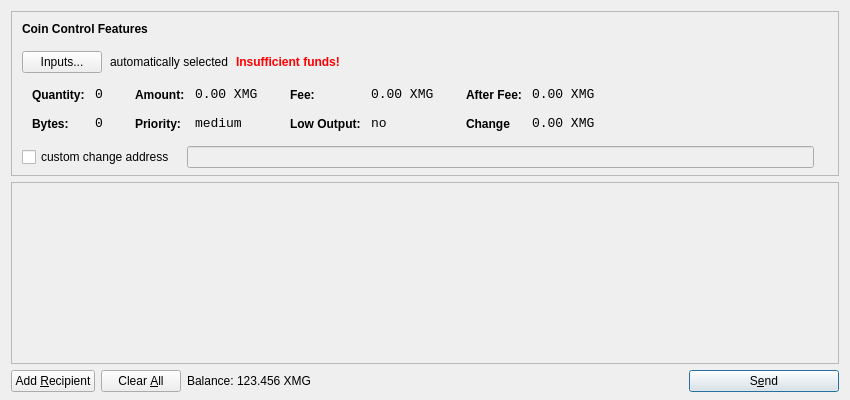
<?xml version="1.0" encoding="UTF-8"?>
<ui version="4.0">
 <class>SendCoinsDialog</class>
 <widget class="QDialog" name="SendCoinsDialog">
  <property name="geometry">
   <rect>
    <x>0</x>
    <y>0</y>
    <width>850</width>
    <height>400</height>
   </rect>
  </property>
  <property name="windowTitle">
   <string>Send Coins</string>
  </property>
  <layout class="QVBoxLayout" name="verticalLayout" stretch="0,1,0">
   <property name="bottomMargin">
    <number>8</number>
   </property>
   <item>
    <widget class="QFrame" name="frameCoinControl">
     <property name="sizePolicy">
      <sizepolicy hsizetype="Expanding" vsizetype="Expanding">
       <horstretch>0</horstretch>
       <verstretch>0</verstretch>
      </sizepolicy>
     </property>
     <property name="maximumSize">
      <size>
       <width>16777215</width>
       <height>16777215</height>
      </size>
     </property>
     <property name="frameShape">
      <enum>QFrame::StyledPanel</enum>
     </property>
     <property name="frameShadow">
      <enum>QFrame::Sunken</enum>
     </property>
     <layout class="QVBoxLayout" name="verticalLayoutCoinControl2">
      <property name="spacing">
       <number>6</number>
      </property>
      <property name="leftMargin">
       <number>0</number>
      </property>
      <property name="topMargin">
       <number>0</number>
      </property>
      <property name="rightMargin">
       <number>0</number>
      </property>
      <property name="bottomMargin">
       <number>6</number>
      </property>
      <item>
       <layout class="QVBoxLayout" name="verticalLayoutCoinControl" stretch="0,0,0,0,1">
        <property name="spacing">
         <number>0</number>
        </property>
        <property name="leftMargin">
         <number>10</number>
        </property>
        <property name="topMargin">
         <number>10</number>
        </property>
        <item>
         <layout class="QHBoxLayout" name="horizontalLayoutCoinControl1">
          <property name="bottomMargin">
           <number>15</number>
          </property>
          <item>
           <widget class="QLabel" name="labelCoinControlFeatures">
            <property name="sizePolicy">
             <sizepolicy hsizetype="Preferred" vsizetype="Maximum">
              <horstretch>0</horstretch>
              <verstretch>0</verstretch>
             </sizepolicy>
            </property>
            <property name="font">
             <font>
              <weight>75</weight>
              <bold>true</bold>
             </font>
            </property>
            <property name="styleSheet">
             <string notr="true">font-weight:bold;</string>
            </property>
            <property name="text">
             <string>Coin Control Features</string>
            </property>
           </widget>
          </item>
         </layout>
        </item>
        <item>
         <layout class="QHBoxLayout" name="horizontalLayoutCoinControl2" stretch="0,0,0,0">
          <property name="spacing">
           <number>8</number>
          </property>
          <property name="bottomMargin">
           <number>10</number>
          </property>
          <item>
           <widget class="QPushButton" name="pushButtonCoinControl">
            <property name="styleSheet">
             <string notr="true"/>
            </property>
            <property name="text">
             <string>Inputs...</string>
            </property>
           </widget>
          </item>
          <item>
           <widget class="QLabel" name="labelCoinControlAutomaticallySelected">
            <property name="text">
             <string>automatically selected</string>
            </property>
            <property name="margin">
             <number>5</number>
            </property>
           </widget>
          </item>
          <item>
           <widget class="QLabel" name="labelCoinControlInsuffFunds">
            <property name="font">
             <font>
              <weight>75</weight>
              <bold>true</bold>
             </font>
            </property>
            <property name="styleSheet">
             <string notr="true">color:red;font-weight:bold;</string>
            </property>
            <property name="text">
             <string>Insufficient funds!</string>
            </property>
            <property name="margin">
             <number>5</number>
            </property>
           </widget>
          </item>
          <item>
           <spacer name="horizontalSpacerCoinControl">
            <property name="orientation">
             <enum>Qt::Horizontal</enum>
            </property>
            <property name="sizeHint" stdset="0">
             <size>
              <width>40</width>
              <height>1</height>
             </size>
            </property>
           </spacer>
          </item>
         </layout>
        </item>
        <item>
         <widget class="QWidget" name="widgetCoinControl" native="true">
          <property name="sizePolicy">
           <sizepolicy hsizetype="Preferred" vsizetype="Preferred">
            <horstretch>0</horstretch>
            <verstretch>0</verstretch>
           </sizepolicy>
          </property>
          <property name="minimumSize">
           <size>
            <width>0</width>
            <height>0</height>
           </size>
          </property>
          <property name="styleSheet">
           <string notr="true"/>
          </property>
          <layout class="QHBoxLayout" name="horizontalLayoutCoinControl5">
           <property name="leftMargin">
            <number>0</number>
           </property>
           <property name="topMargin">
            <number>0</number>
           </property>
           <property name="rightMargin">
            <number>0</number>
           </property>
           <property name="bottomMargin">
            <number>0</number>
           </property>
           <item>
            <layout class="QHBoxLayout" name="horizontalLayoutCoinControl3" stretch="0,0,0,1">
             <property name="spacing">
              <number>20</number>
             </property>
             <property name="topMargin">
              <number>0</number>
             </property>
             <property name="bottomMargin">
              <number>10</number>
             </property>
             <item>
              <layout class="QFormLayout" name="formLayoutCoinControl1">
               <property name="horizontalSpacing">
                <number>10</number>
               </property>
               <property name="verticalSpacing">
                <number>14</number>
               </property>
               <property name="leftMargin">
                <number>10</number>
               </property>
               <property name="topMargin">
                <number>4</number>
               </property>
               <property name="rightMargin">
                <number>6</number>
               </property>
               <item row="0" column="0">
                <widget class="QLabel" name="labelCoinControlQuantityText">
                 <property name="styleSheet">
                  <string notr="true">font-weight:bold;</string>
                 </property>
                 <property name="text">
                  <string>Quantity:</string>
                 </property>
                 <property name="margin">
                  <number>0</number>
                 </property>
                </widget>
               </item>
               <item row="0" column="1">
                <widget class="QLabel" name="labelCoinControlQuantity">
                 <property name="font">
                  <font>
                   <family>Monospace</family>
                   <pointsize>10</pointsize>
                  </font>
                 </property>
                 <property name="cursor">
                  <cursorShape>IBeamCursor</cursorShape>
                 </property>
                 <property name="contextMenuPolicy">
                  <enum>Qt::ActionsContextMenu</enum>
                 </property>
                 <property name="text">
                  <string>0</string>
                 </property>
                 <property name="margin">
                  <number>0</number>
                 </property>
                 <property name="textInteractionFlags">
                  <set>Qt::LinksAccessibleByMouse|Qt::TextSelectableByKeyboard|Qt::TextSelectableByMouse</set>
                 </property>
                </widget>
               </item>
               <item row="1" column="0">
                <widget class="QLabel" name="labelCoinControlBytesText">
                 <property name="styleSheet">
                  <string notr="true">font-weight:bold;</string>
                 </property>
                 <property name="text">
                  <string>Bytes:</string>
                 </property>
                </widget>
               </item>
               <item row="1" column="1">
                <widget class="QLabel" name="labelCoinControlBytes">
                 <property name="font">
                  <font>
                   <family>Monospace</family>
                   <pointsize>10</pointsize>
                  </font>
                 </property>
                 <property name="cursor">
                  <cursorShape>IBeamCursor</cursorShape>
                 </property>
                 <property name="contextMenuPolicy">
                  <enum>Qt::ActionsContextMenu</enum>
                 </property>
                 <property name="text">
                  <string>0</string>
                 </property>
                 <property name="textInteractionFlags">
                  <set>Qt::LinksAccessibleByMouse|Qt::TextSelectableByKeyboard|Qt::TextSelectableByMouse</set>
                 </property>
                </widget>
               </item>
              </layout>
             </item>
             <item>
              <layout class="QFormLayout" name="formLayoutCoinControl2">
               <property name="horizontalSpacing">
                <number>10</number>
               </property>
               <property name="verticalSpacing">
                <number>14</number>
               </property>
               <property name="leftMargin">
                <number>6</number>
               </property>
               <property name="topMargin">
                <number>4</number>
               </property>
               <property name="rightMargin">
                <number>6</number>
               </property>
               <item row="0" column="0">
                <widget class="QLabel" name="labelCoinControlAmountText">
                 <property name="styleSheet">
                  <string notr="true">font-weight:bold;</string>
                 </property>
                 <property name="text">
                  <string>Amount:</string>
                 </property>
                 <property name="margin">
                  <number>0</number>
                 </property>
                </widget>
               </item>
               <item row="0" column="1">
                <widget class="QLabel" name="labelCoinControlAmount">
                 <property name="font">
                  <font>
                   <family>Monospace</family>
                   <pointsize>10</pointsize>
                  </font>
                 </property>
                 <property name="cursor">
                  <cursorShape>IBeamCursor</cursorShape>
                 </property>
                 <property name="contextMenuPolicy">
                  <enum>Qt::ActionsContextMenu</enum>
                 </property>
                 <property name="text">
                  <string>0.00 XMG</string>
                 </property>
                 <property name="textInteractionFlags">
                  <set>Qt::LinksAccessibleByMouse|Qt::TextSelectableByKeyboard|Qt::TextSelectableByMouse</set>
                 </property>
                </widget>
               </item>
               <item row="1" column="0">
                <widget class="QLabel" name="labelCoinControlPriorityText">
                 <property name="styleSheet">
                  <string notr="true">font-weight:bold;</string>
                 </property>
                 <property name="text">
                  <string>Priority:</string>
                 </property>
                </widget>
               </item>
               <item row="1" column="1">
                <widget class="QLabel" name="labelCoinControlPriority">
                 <property name="font">
                  <font>
                   <family>Monospace</family>
                   <pointsize>10</pointsize>
                  </font>
                 </property>
                 <property name="cursor">
                  <cursorShape>IBeamCursor</cursorShape>
                 </property>
                 <property name="contextMenuPolicy">
                  <enum>Qt::ActionsContextMenu</enum>
                 </property>
                 <property name="text">
                  <string>medium</string>
                 </property>
                 <property name="textInteractionFlags">
                  <set>Qt::LinksAccessibleByMouse|Qt::TextSelectableByKeyboard|Qt::TextSelectableByMouse</set>
                 </property>
                </widget>
               </item>
              </layout>
             </item>
             <item>
              <layout class="QFormLayout" name="formLayoutCoinControl3">
               <property name="horizontalSpacing">
                <number>10</number>
               </property>
               <property name="verticalSpacing">
                <number>14</number>
               </property>
               <property name="leftMargin">
                <number>6</number>
               </property>
               <property name="topMargin">
                <number>4</number>
               </property>
               <property name="rightMargin">
                <number>6</number>
               </property>
               <item row="0" column="0">
                <widget class="QLabel" name="labelCoinControlFeeText">
                 <property name="styleSheet">
                  <string notr="true">font-weight:bold;</string>
                 </property>
                 <property name="text">
                  <string>Fee:</string>
                 </property>
                 <property name="margin">
                  <number>0</number>
                 </property>
                </widget>
               </item>
               <item row="0" column="1">
                <widget class="QLabel" name="labelCoinControlFee">
                 <property name="font">
                  <font>
                   <family>Monospace</family>
                   <pointsize>10</pointsize>
                  </font>
                 </property>
                 <property name="cursor">
                  <cursorShape>IBeamCursor</cursorShape>
                 </property>
                 <property name="contextMenuPolicy">
                  <enum>Qt::ActionsContextMenu</enum>
                 </property>
                 <property name="text">
                  <string>0.00 XMG</string>
                 </property>
                 <property name="textInteractionFlags">
                  <set>Qt::LinksAccessibleByMouse|Qt::TextSelectableByKeyboard|Qt::TextSelectableByMouse</set>
                 </property>
                </widget>
               </item>
               <item row="1" column="0">
                <widget class="QLabel" name="labelCoinControlLowOutputText">
                 <property name="styleSheet">
                  <string notr="true">font-weight:bold;</string>
                 </property>
                 <property name="text">
                  <string>Low Output:</string>
                 </property>
                </widget>
               </item>
               <item row="1" column="1">
                <widget class="QLabel" name="labelCoinControlLowOutput">
                 <property name="font">
                  <font>
                   <family>Monospace</family>
                   <pointsize>10</pointsize>
                  </font>
                 </property>
                 <property name="cursor">
                  <cursorShape>IBeamCursor</cursorShape>
                 </property>
                 <property name="contextMenuPolicy">
                  <enum>Qt::ActionsContextMenu</enum>
                 </property>
                 <property name="text">
                  <string>no</string>
                 </property>
                 <property name="textInteractionFlags">
                  <set>Qt::LinksAccessibleByMouse|Qt::TextSelectableByKeyboard|Qt::TextSelectableByMouse</set>
                 </property>
                </widget>
               </item>
              </layout>
             </item>
             <item>
              <layout class="QFormLayout" name="formLayoutCoinControl4">
               <property name="horizontalSpacing">
                <number>10</number>
               </property>
               <property name="verticalSpacing">
                <number>14</number>
               </property>
               <property name="leftMargin">
                <number>6</number>
               </property>
               <property name="topMargin">
                <number>4</number>
               </property>
               <property name="rightMargin">
                <number>6</number>
               </property>
               <item row="0" column="0">
                <widget class="QLabel" name="labelCoinControlAfterFeeText">
                 <property name="styleSheet">
                  <string notr="true">font-weight:bold;</string>
                 </property>
                 <property name="text">
                  <string>After Fee:</string>
                 </property>
                 <property name="margin">
                  <number>0</number>
                 </property>
                </widget>
               </item>
               <item row="0" column="1">
                <widget class="QLabel" name="labelCoinControlAfterFee">
                 <property name="font">
                  <font>
                   <family>Monospace</family>
                   <pointsize>10</pointsize>
                  </font>
                 </property>
                 <property name="cursor">
                  <cursorShape>IBeamCursor</cursorShape>
                 </property>
                 <property name="contextMenuPolicy">
                  <enum>Qt::ActionsContextMenu</enum>
                 </property>
                 <property name="text">
                  <string>0.00 XMG</string>
                 </property>
                 <property name="textInteractionFlags">
                  <set>Qt::LinksAccessibleByMouse|Qt::TextSelectableByKeyboard|Qt::TextSelectableByMouse</set>
                 </property>
                </widget>
               </item>
               <item row="1" column="0">
                <widget class="QLabel" name="labelCoinControlChangeText">
                 <property name="styleSheet">
                  <string notr="true">font-weight:bold;</string>
                 </property>
                 <property name="text">
                  <string>Change</string>
                 </property>
                </widget>
               </item>
               <item row="1" column="1">
                <widget class="QLabel" name="labelCoinControlChange">
                 <property name="font">
                  <font>
                   <family>Monospace</family>
                   <pointsize>10</pointsize>
                  </font>
                 </property>
                 <property name="cursor">
                  <cursorShape>IBeamCursor</cursorShape>
                 </property>
                 <property name="contextMenuPolicy">
                  <enum>Qt::ActionsContextMenu</enum>
                 </property>
                 <property name="text">
                  <string>0.00 XMG</string>
                 </property>
                 <property name="textInteractionFlags">
                  <set>Qt::LinksAccessibleByMouse|Qt::TextSelectableByKeyboard|Qt::TextSelectableByMouse</set>
                 </property>
                </widget>
               </item>
              </layout>
             </item>
            </layout>
           </item>
          </layout>
         </widget>
        </item>
        <item>
         <layout class="QHBoxLayout" name="horizontalLayoutCoinControl4" stretch="0,0,0">
          <property name="spacing">
           <number>12</number>
          </property>
          <property name="sizeConstraint">
           <enum>QLayout::SetDefaultConstraint</enum>
          </property>
          <property name="topMargin">
           <number>5</number>
          </property>
          <property name="rightMargin">
           <number>5</number>
          </property>
          <item>
           <widget class="QCheckBox" name="checkBoxCoinControlChange">
            <property name="text">
             <string>custom change address</string>
            </property>
           </widget>
          </item>
          <item>
           <widget class="QLineEdit" name="lineEditCoinControlChange">
            <property name="enabled">
             <bool>false</bool>
            </property>
            <property name="sizePolicy">
             <sizepolicy hsizetype="Expanding" vsizetype="Fixed">
              <horstretch>0</horstretch>
              <verstretch>0</verstretch>
             </sizepolicy>
            </property>
           </widget>
          </item>
          <item>
           <widget class="QLabel" name="labelCoinControlChangeLabel">
            <property name="sizePolicy">
             <sizepolicy hsizetype="Preferred" vsizetype="Expanding">
              <horstretch>0</horstretch>
              <verstretch>0</verstretch>
             </sizepolicy>
            </property>
            <property name="minimumSize">
             <size>
              <width>0</width>
              <height>0</height>
             </size>
            </property>
            <property name="text">
             <string/>
            </property>
            <property name="margin">
             <number>3</number>
            </property>
           </widget>
          </item>
         </layout>
        </item>
        <item>
         <spacer name="verticalSpacerCoinControl">
          <property name="orientation">
           <enum>Qt::Vertical</enum>
          </property>
          <property name="sizeHint" stdset="0">
           <size>
            <width>800</width>
            <height>1</height>
           </size>
          </property>
         </spacer>
        </item>
       </layout>
      </item>
     </layout>
    </widget>
   </item>
   <item>
    <widget class="QScrollArea" name="scrollArea">
     <property name="widgetResizable">
      <bool>true</bool>
     </property>
     <widget class="QWidget" name="scrollAreaWidgetContents">
      <property name="geometry">
       <rect>
        <x>0</x>
        <y>0</y>
        <width>828</width>
        <height>162</height>
       </rect>
      </property>
      <layout class="QVBoxLayout" name="verticalLayout_2">
       <property name="leftMargin">
        <number>0</number>
       </property>
       <property name="topMargin">
        <number>0</number>
       </property>
       <property name="rightMargin">
        <number>0</number>
       </property>
       <property name="bottomMargin">
        <number>0</number>
       </property>
       <item>
        <layout class="QVBoxLayout" name="entries">
         <property name="spacing">
          <number>6</number>
         </property>
        </layout>
       </item>
       <item>
        <spacer name="verticalSpacer">
         <property name="orientation">
          <enum>Qt::Vertical</enum>
         </property>
         <property name="sizeHint" stdset="0">
          <size>
           <width>20</width>
           <height>40</height>
          </size>
         </property>
        </spacer>
       </item>
      </layout>
     </widget>
    </widget>
   </item>
   <item>
    <layout class="QHBoxLayout" name="horizontalLayout">
     <item>
      <widget class="QPushButton" name="addButton">
       <property name="toolTip">
        <string>Send to multiple recipients at once</string>
       </property>
       <property name="text">
        <string>Add &amp;Recipient</string>
       </property>
       <property name="icon">
        <iconset resource="../bitcoin.qrc">
         <normaloff>:/icons/add</normaloff>:/icons/add</iconset>
       </property>
       <property name="autoDefault">
        <bool>false</bool>
       </property>
      </widget>
     </item>
     <item>
      <widget class="QPushButton" name="clearButton">
       <property name="sizePolicy">
        <sizepolicy hsizetype="Minimum" vsizetype="Fixed">
         <horstretch>0</horstretch>
         <verstretch>0</verstretch>
        </sizepolicy>
       </property>
       <property name="toolTip">
        <string>Remove all transaction fields</string>
       </property>
       <property name="text">
        <string>Clear &amp;All</string>
       </property>
       <property name="icon">
        <iconset resource="../bitcoin.qrc">
         <normaloff>:/icons/remove</normaloff>:/icons/remove</iconset>
       </property>
       <property name="autoRepeatDelay">
        <number>300</number>
       </property>
       <property name="autoDefault">
        <bool>false</bool>
       </property>
      </widget>
     </item>
     <item>
      <layout class="QHBoxLayout" name="horizontalLayout_2">
       <property name="spacing">
        <number>3</number>
       </property>
       <item>
        <widget class="QLabel" name="label">
         <property name="sizePolicy">
          <sizepolicy hsizetype="Preferred" vsizetype="Fixed">
           <horstretch>0</horstretch>
           <verstretch>0</verstretch>
          </sizepolicy>
         </property>
         <property name="text">
          <string>Balance:</string>
         </property>
        </widget>
       </item>
       <item>
        <widget class="QLabel" name="labelBalance">
         <property name="sizePolicy">
          <sizepolicy hsizetype="Preferred" vsizetype="Fixed">
           <horstretch>0</horstretch>
           <verstretch>0</verstretch>
          </sizepolicy>
         </property>
         <property name="cursor">
          <cursorShape>IBeamCursor</cursorShape>
         </property>
         <property name="text">
          <string>123.456 XMG</string>
         </property>
         <property name="textInteractionFlags">
          <set>Qt::LinksAccessibleByMouse|Qt::TextSelectableByKeyboard|Qt::TextSelectableByMouse</set>
         </property>
        </widget>
       </item>
      </layout>
     </item>
     <item>
      <spacer name="horizontalSpacer">
       <property name="orientation">
        <enum>Qt::Horizontal</enum>
       </property>
       <property name="sizeHint" stdset="0">
        <size>
         <width>40</width>
         <height>20</height>
        </size>
       </property>
      </spacer>
     </item>
     <item>
      <widget class="QPushButton" name="sendButton">
       <property name="minimumSize">
        <size>
         <width>150</width>
         <height>0</height>
        </size>
       </property>
       <property name="toolTip">
        <string>Confirm the send action</string>
       </property>
       <property name="text">
        <string>S&amp;end</string>
       </property>
       <property name="icon">
        <iconset resource="../bitcoin.qrc">
         <normaloff>:/icons/send</normaloff>:/icons/send</iconset>
       </property>
       <property name="default">
        <bool>true</bool>
       </property>
      </widget>
     </item>
    </layout>
   </item>
  </layout>
 </widget>
 <resources>
  <include location="../bitcoin.qrc"/>
 </resources>
 <connections/>
</ui>
